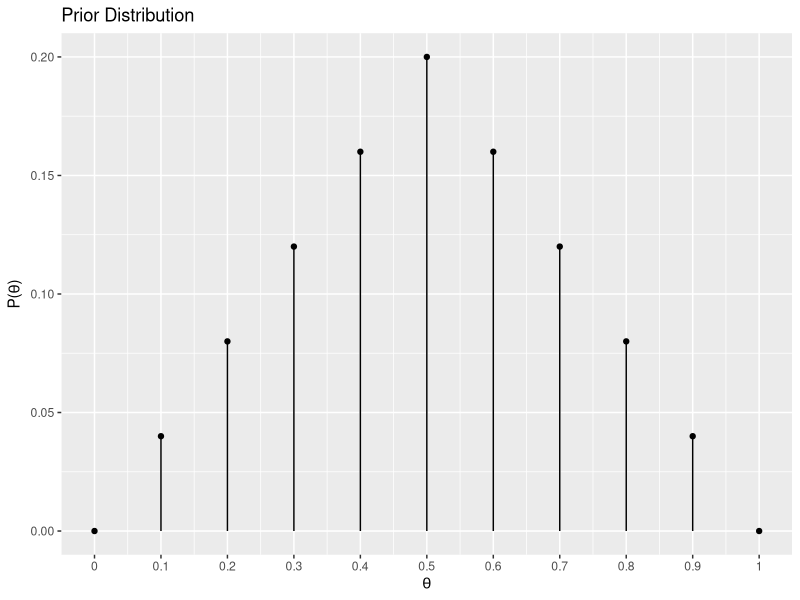

The R source for this figure:
library("dplyr")
library("ggplot2")

#' Generates a "Triangle" Prior Probability Distribution
#'
#' @param vals Sample space of all possible parameter values.
#' @return 2 column data.frame containing the parameter and its corresponding
#'   prior probability.
get_prior_distr <- function(vals) {
  vals.pmin <- pmin(vals, 1 - vals)
  
  # Normalize the prior so that they sum to 1.
  dplyr::data_frame(theta = vals,
                    prior = vals.pmin / sum(vals.pmin))
}

# Define the Space of all theta values
theta.vals <- seq(0, 1, 0.1)

theta.prior.distr.df <- get_prior_distr(theta.vals)

#' Plots the Prior Probability Distribution
#'
#' @param prior.distr.df Prior probability distribution data.frame from 
#'   get_prior_distr().
#' @param plot.x.labels Plot the parameter values on the x-axes that are taken
#'  from the input data.
plot_prior_distr <- function(prior.distr.df, plot.x.labels = TRUE) {
  
  theta.prior.p <- 
    prior.distr.df %>%
    ggplot(aes(x = theta, y = prior)) +
    geom_point() +
    geom_segment(aes(x = theta, xend = theta, y = prior, yend = 0)) +
    xlab(expression(theta)) +
    ylab(expression(paste("P(", theta, ")"))) +
    ggtitle("Prior Distribution") 
  
  if (plot.x.labels) {
    theta.vals <- prior.distr.df[["theta"]]
    
    theta.prior.p <- 
      theta.prior.p + 
      scale_x_continuous(breaks = c(theta.vals),
                         labels = theta.vals)
  }
  
  theta.prior.p
}

plot_prior_distr(theta.prior.distr.df)